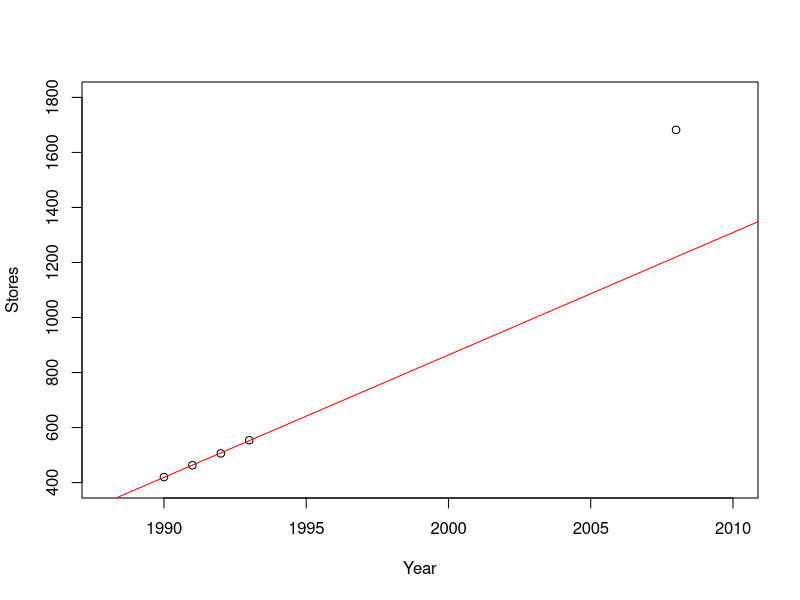

Recreate this plot in R.
#Predicting the value.
target <- read.csv('target.csv') #original dataset
plot(target$Year,target$Stores, xlab = "Year", ylab = "Stores", xlim = c(1988,2010), ylim = c(400,1800)) #plot of original dataset.
tar1 <- target[-grep(2008,target$Year),] #new dataset after removing the rows with value 2008 for variable Year.
model1<- lm(tar1$Stores~tar1$Year) #linear regression model for tar1.
abline(model1, col="red") # plotting the regression line on the plot. 
